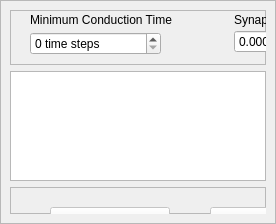
             <widget class="QWidget" name="synapsePage">
              <property name="sizePolicy">
               <sizepolicy hsizetype="Expanding" vsizetype="Expanding">
                <horstretch>0</horstretch>
                <verstretch>0</verstretch>
               </sizepolicy>
              </property>
              <attribute name="title">
               <string>Synapse Parameters</string>
              </attribute>
              <layout class="QHBoxLayout" name="horizontalLayout_8">
               <property name="spacing">
                <number>0</number>
               </property>
               <property name="leftMargin">
                <number>0</number>
               </property>
               <property name="topMargin">
                <number>0</number>
               </property>
               <property name="rightMargin">
                <number>0</number>
               </property>
               <property name="bottomMargin">
                <number>0</number>
               </property>
               <item>
                <widget class="QFrame" name="frame_9">
                 <property name="sizePolicy">
                  <sizepolicy hsizetype="Expanding" vsizetype="Preferred">
                   <horstretch>0</horstretch>
                   <verstretch>0</verstretch>
                  </sizepolicy>
                 </property>
                 <property name="frameShape">
                  <enum>QFrame::StyledPanel</enum>
                 </property>
                 <property name="frameShadow">
                  <enum>QFrame::Raised</enum>
                 </property>
                 <layout class="QVBoxLayout" name="verticalLayout_6" stretch="4,8,2">
                  <item>
                   <widget class="QFrame" name="frame">
                    <property name="frameShape">
                     <enum>QFrame::StyledPanel</enum>
                    </property>
                    <property name="frameShadow">
                     <enum>QFrame::Raised</enum>
                    </property>
                    <widget class="QLabel" name="synToLabel">
                     <property name="geometry">
                      <rect>
                       <x>354</x>
                       <y>107</y>
                       <width>128</width>
                       <height>17</height>
                      </rect>
                     </property>
                     <property name="text">
                      <string>Antero Population</string>
                     </property>
                    </widget>
                    <widget class="QDoubleSpinBox" name="synapseSynStren">
                     <property name="geometry">
                      <rect>
                       <x>224</x>
                       <y>20</y>
                       <width>138</width>
                       <height>23</height>
                      </rect>
                     </property>
                     <property name="decimals">
                      <number>7</number>
                     </property>
                    </widget>
                    <widget class="QLineEdit" name="synFrom">
                     <property name="geometry">
                      <rect>
                       <x>214</x>
                       <y>129</y>
                       <width>87</width>
                       <height>20</height>
                      </rect>
                     </property>
                     <property name="readOnly">
                      <bool>true</bool>
                     </property>
                    </widget>
                    <widget class="QLabel" name="label_9">
                     <property name="geometry">
                      <rect>
                       <x>224</x>
                       <y>53</y>
                       <width>158</width>
                       <height>16</height>
                      </rect>
                     </property>
                     <property name="text">
                      <string>Random Number Seed</string>
                     </property>
                    </widget>
                    <widget class="QSpinBox" name="synapseMaxCond">
                     <property name="geometry">
                      <rect>
                       <x>20</x>
                       <y>73</y>
                       <width>131</width>
                       <height>23</height>
                      </rect>
                     </property>
                     <property name="suffix">
                      <string> time steps</string>
                     </property>
                     <property name="maximum">
                      <number>1000</number>
                     </property>
                    </widget>
                    <widget class="QLabel" name="label_7">
                     <property name="geometry">
                      <rect>
                       <x>20</x>
                       <y>53</y>
                       <width>191</width>
                       <height>16</height>
                      </rect>
                     </property>
                     <property name="text">
                      <string>Maximum Conduction Time</string>
                     </property>
                    </widget>
                    <widget class="QSpinBox" name="synapseRndSeed">
                     <property name="geometry">
                      <rect>
                       <x>224</x>
                       <y>73</y>
                       <width>128</width>
                       <height>23</height>
                      </rect>
                     </property>
                     <property name="maximum">
                      <number>2147483647</number>
                     </property>
                    </widget>
                    <widget class="QLabel" name="label_6">
                     <property name="geometry">
                      <rect>
                       <x>20</x>
                       <y>2</y>
                       <width>191</width>
                       <height>16</height>
                      </rect>
                     </property>
                     <property name="text">
                      <string>Minimum Conduction Time</string>
                     </property>
                    </widget>
                    <widget class="QSpinBox" name="synapseMinCond">
                     <property name="geometry">
                      <rect>
                       <x>20</x>
                       <y>22</y>
                       <width>131</width>
                       <height>23</height>
                      </rect>
                     </property>
                     <property name="suffix">
                      <string> time steps</string>
                     </property>
                     <property name="prefix">
                      <string/>
                     </property>
                     <property name="maximum">
                      <number>1000</number>
                     </property>
                    </widget>
                    <widget class="QLabel" name="label_8">
                     <property name="geometry">
                      <rect>
                       <x>20</x>
                       <y>107</y>
                       <width>160</width>
                       <height>16</height>
                      </rect>
                     </property>
                     <property name="text">
                      <string>Number of terminals</string>
                     </property>
                    </widget>
                    <widget class="QLabel" name="synFromLabel">
                     <property name="geometry">
                      <rect>
                       <x>214</x>
                       <y>107</y>
                       <width>118</width>
                       <height>17</height>
                      </rect>
                     </property>
                     <property name="text">
                      <string>Retro Population</string>
                     </property>
                    </widget>
                    <widget class="QLineEdit" name="synTo">
                     <property name="geometry">
                      <rect>
                       <x>354</x>
                       <y>129</y>
                       <width>87</width>
                       <height>20</height>
                      </rect>
                     </property>
                     <property name="readOnly">
                      <bool>true</bool>
                     </property>
                    </widget>
                    <widget class="QSpinBox" name="synapseNumTerm">
                     <property name="geometry">
                      <rect>
                       <x>20</x>
                       <y>129</y>
                       <width>131</width>
                       <height>23</height>
                      </rect>
                     </property>
                     <property name="maximum">
                      <number>2000</number>
                     </property>
                    </widget>
                    <widget class="QLineEdit" name="synapseObjId">
                     <property name="enabled">
                      <bool>false</bool>
                     </property>
                     <property name="geometry">
                      <rect>
                       <x>380</x>
                       <y>22</y>
                       <width>110</width>
                       <height>25</height>
                      </rect>
                     </property>
                     <property name="frame">
                      <bool>true</bool>
                     </property>
                     <property name="readOnly">
                      <bool>true</bool>
                     </property>
                    </widget>
                    <widget class="QLabel" name="label_10">
                     <property name="geometry">
                      <rect>
                       <x>224</x>
                       <y>2</y>
                       <width>158</width>
                       <height>16</height>
                      </rect>
                     </property>
                     <property name="text">
                      <string>Synapse Strength</string>
                     </property>
                    </widget>
                   </widget>
                  </item>
                  <item>
                   <widget class="QFrame" name="Synapses">
                    <property name="sizePolicy">
                     <sizepolicy hsizetype="Expanding" vsizetype="Preferred">
                      <horstretch>0</horstretch>
                      <verstretch>0</verstretch>
                     </sizepolicy>
                    </property>
                    <layout class="QHBoxLayout" name="horizontalLayout_12">
                     <property name="spacing">
                      <number>0</number>
                     </property>
                     <property name="leftMargin">
                      <number>0</number>
                     </property>
                     <property name="topMargin">
                      <number>0</number>
                     </property>
                     <property name="rightMargin">
                      <number>0</number>
                     </property>
                     <property name="bottomMargin">
                      <number>0</number>
                     </property>
                     <item>
                      <widget class="synView" name="synapseList">
                       <property name="editTriggers">
                        <set>QAbstractItemView::NoEditTriggers</set>
                       </property>
                       <property name="showDropIndicator" stdset="0">
                        <bool>false</bool>
                       </property>
                       <property name="dragDropOverwriteMode">
                        <bool>false</bool>
                       </property>
                       <property name="selectionMode">
                        <enum>QAbstractItemView::SingleSelection</enum>
                       </property>
                       <property name="selectionBehavior">
                        <enum>QAbstractItemView::SelectRows</enum>
                       </property>
                       <property name="itemsExpandable">
                        <bool>false</bool>
                       </property>
                       <property name="allColumnsShowFocus">
                        <bool>false</bool>
                       </property>
                      </widget>
                     </item>
                    </layout>
                   </widget>
                  </item>
                  <item>
                   <widget class="QFrame" name="frame_2">
                    <property name="frameShape">
                     <enum>QFrame::StyledPanel</enum>
                    </property>
                    <property name="frameShadow">
                     <enum>QFrame::Raised</enum>
                    </property>
                    <widget class="QPushButton" name="synapseApply">
                     <property name="enabled">
                      <bool>false</bool>
                     </property>
                     <property name="geometry">
                      <rect>
                       <x>200</x>
                       <y>20</y>
                       <width>120</width>
                       <height>32</height>
                      </rect>
                     </property>
                     <property name="text">
                      <string>Apply Changes</string>
                     </property>
                    </widget>
                    <widget class="QPushButton" name="synapseUndo">
                     <property name="enabled">
                      <bool>false</bool>
                     </property>
                     <property name="geometry">
                      <rect>
                       <x>40</x>
                       <y>20</y>
                       <width>120</width>
                       <height>32</height>
                      </rect>
                     </property>
                     <property name="text">
                      <string>Undo Changes</string>
                     </property>
                    </widget>
                   </widget>
                  </item>
                 </layout>
                </widget>
               </item>
              </layout>
             </widget>
